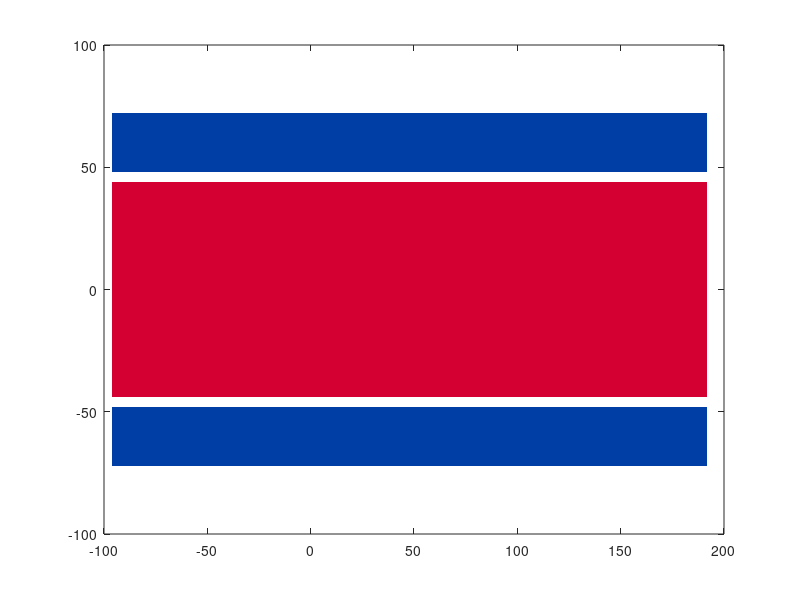

Recreate this plot in MATLAB. (Note: this script raises an error after producing the figure.)
clear;

RED=(1/255).*[213,0,50];
BLUE=(1/255).*[0,61,165];

A=96;B=192;C=24;D=4;E=88;F=72;G=31;H=32;

%white background:
x1=[-A,B,B,-A,-A];
y1=[-F,-F,F,F,-F];
h=fill(x1,y1,[1,1,1]);
set(h,'EdgeColor','none');hold on;

%blue part:
x2=x1;
y2=[(0.5*E+D),(0.5*E+D),F,F,(0.5*E+D)];
h=fill(x2,y2,BLUE);
set(h,'EdgeColor','none');
y2=-y2;
h=fill(x2,y2,BLUE);
set(h,'EdgeColor','none');

%central red:
x3=x1;
y3=[-0.5*E,-0.5*E,0.5*E,0.5*E,-0.5*E];
h=fill(x3,y3,RED);
set(h,'EdgeColor','none');

%white circle:
Circle(0,0,H,[1,1,1]);

%central star:
Star(0,0,G,RED);

axis equal;
axis off;
hold off;